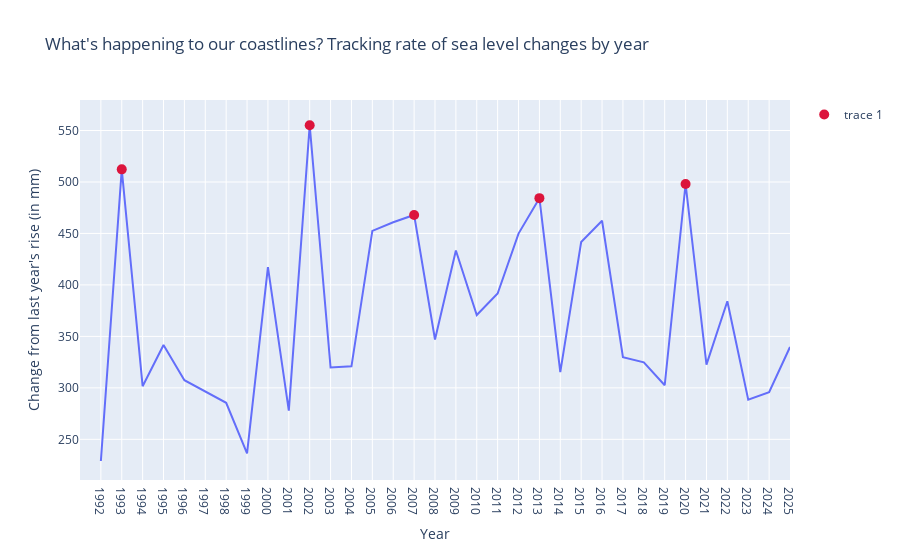

Write notebook code for a chart like this one.
### Code cell
top_years = max_acceleration_sea_levels.sort_values('Acceleration', ascending=False).head(5)['Year']
fig_acc_sea = px.line(max_acceleration_sea_levels, x='Year', y='Acceleration', title="What's happening to our coastlines? Tracking rate of sea level changes by year")
fig_acc_sea.add_scatter(x=max_acceleration_sea_levels[max_acceleration_sea_levels['Year'].isin(top_years)]['Year'],
                y=max_acceleration_sea_levels[max_acceleration_sea_levels['Year'].isin(top_years)]['Acceleration'],
                mode='markers', marker_size=10, marker_color='crimson')
fig_acc_sea.update_layout(xaxis_title="Year", yaxis_title="Change from last year's rise (in mm)", yaxis_range=[0, None])

fig_acc_sea.show()

### Figure 1 — Plotly figure (JSON) as saved in the notebook; plotly's stock layout.template omitted (floating-point values rounded to 4 significant figures)
{"data": [{"hovertemplate": "Year=%{x}<br>Acceleration=%{y}<extra></extra>", "legendgroup": "", "line": {"color": "#636efa", "dash": "solid"}, "marker": {"symbol": "circle"}, "mode": "lines", "name": "", "orientation": "v", "showlegend": false, "type": "scatter", "x": ["1992", "1993", "1994", "1995", "1996", "1997", "1998", "1999", "2000", "2001", "2002", "2003", "2004", "2005", "2006", "2007", "2008", "2009", "2010", "2011", "2012", "2013", "2014", "2015", "2016", "2017", "2018", "2019", "2020", "2021", "2022", "2023", "2024", "2025"], "xaxis": "x", "y": [229.0, 512.2, 301.6, 341.6, 307.4, 296.5, 285.5, 236.4, 417.3, 277.9, 555.1, 319.7, 321.0, 452.5, 460.9, 468.0, 347.0, 433.4, 370.7, 391.6, 449.9, 484.3, 315.4, 441.7, 462.3, 329.9, 324.8, 302.6, 498.0, 322.6, 384.2, 288.5, 295.8, 339.7], "yaxis": "y"}, {"marker": {"color": "crimson", "size": 10}, "mode": "markers", "type": "scatter", "x": ["1993", "2002", "2007", "2013", "2020"], "y": [512.2, 555.1, 468.0, 484.3, 498.0]}], "layout": {"legend": {"tracegroupgap": 0}, "title": {"text": "What's happening to our coastlines? Tracking rate of sea level changes by year"}, "xaxis": {"anchor": "y", "domain": [0, 1], "title": {"text": "Year"}}, "yaxis": {"anchor": "x", "domain": [0, 1], "range": [0, null], "title": {"text": "Change from last year's rise (in mm)"}}}}
